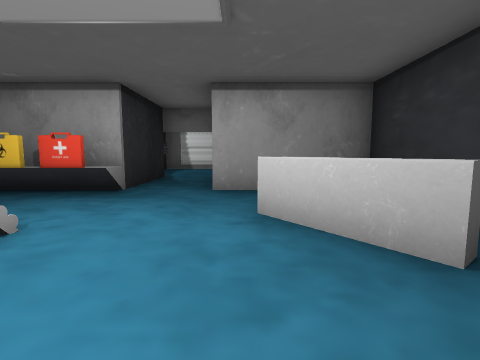
View 1 (above)

20 first-person views from a walk through a 3-D level made in the Unity game engine. The camera is 1.5 m above the floor, tilts 6° down and sees 85° across. The floor is counted in squares, 2 m on a side. Each view is taken from the middle of a square. On the plan, view 1 faces up. The plan holds only what a view shows up to about 9 squares ahead; the rest is blank. The player character is not drawn. Some animated figures are left out. Door leaves are left out, so doorways stand open.

View 2
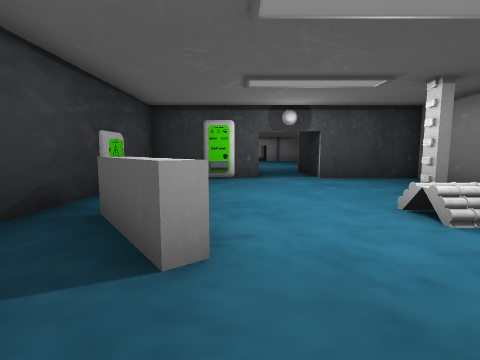

View 3
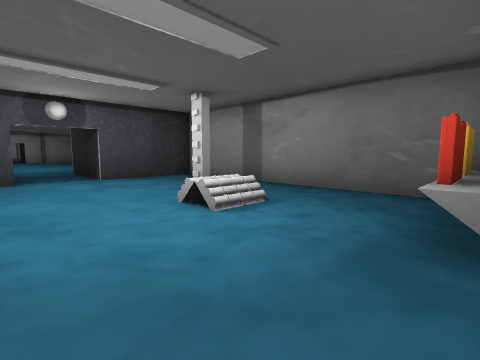

View 4
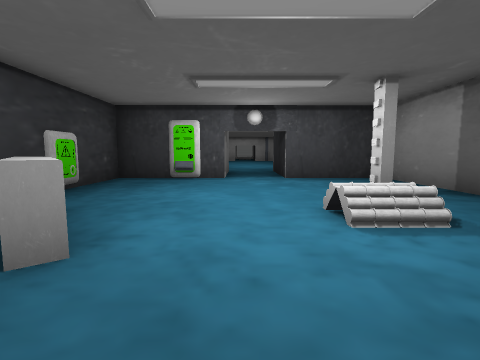

View 5
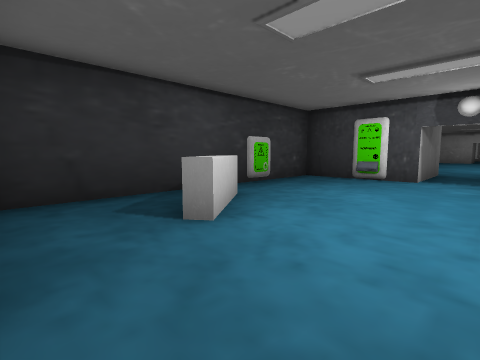

View 6
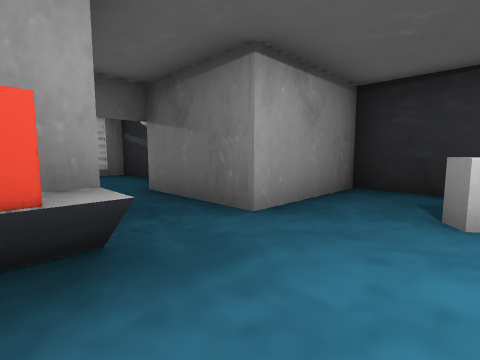

View 7
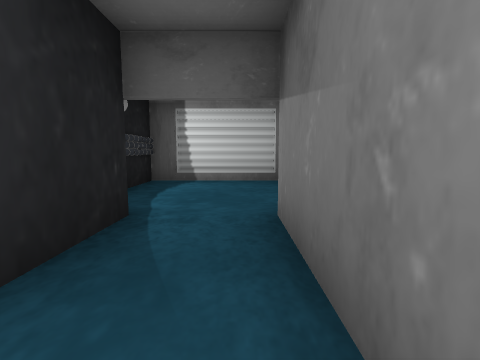

View 8
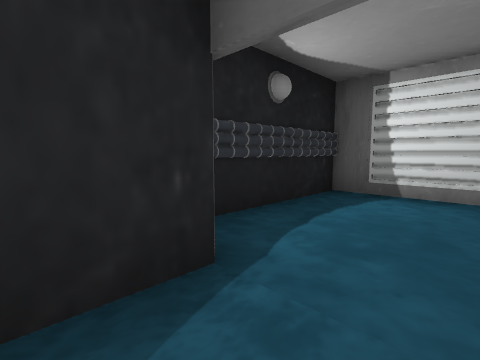

View 9
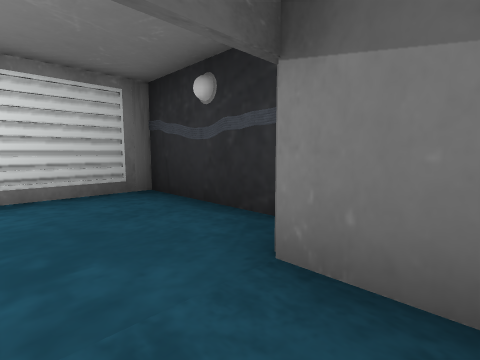

View 10
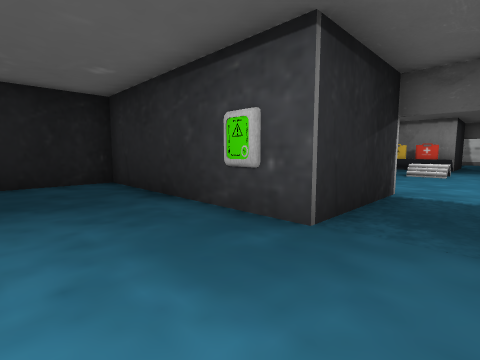

View 11
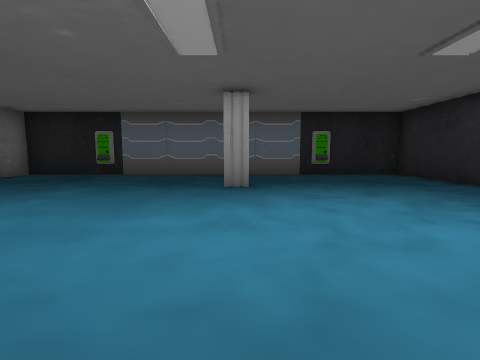

View 12
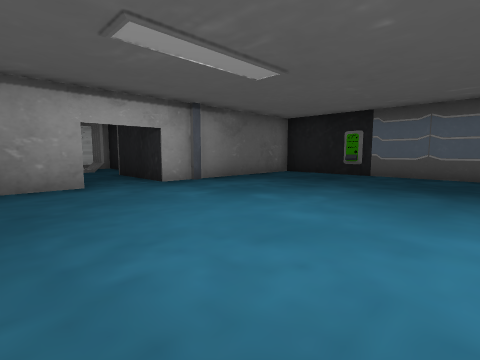

View 13
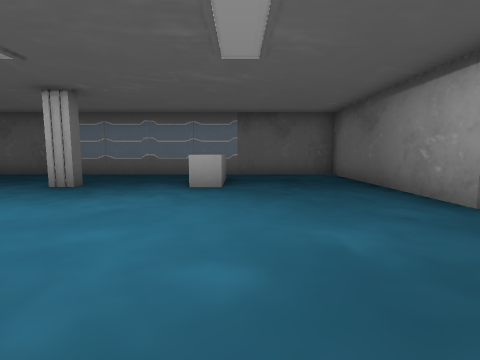

View 14
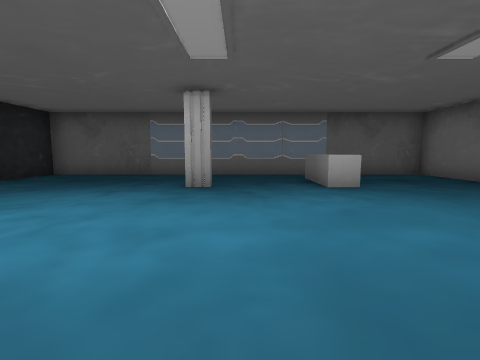

View 15
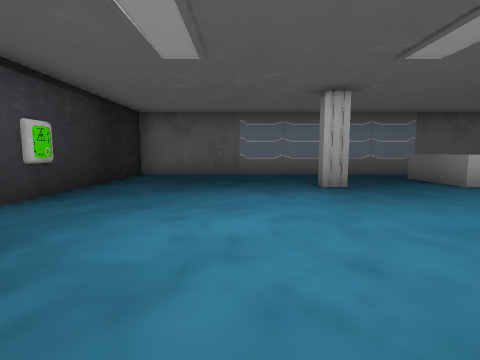

View 16
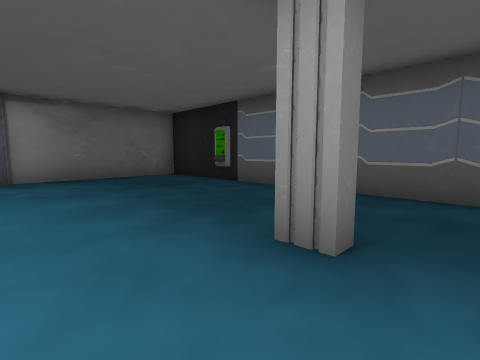

View 17
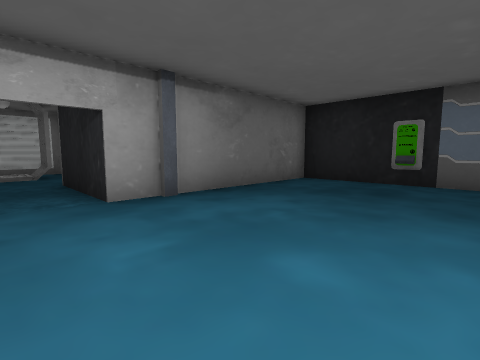

View 18
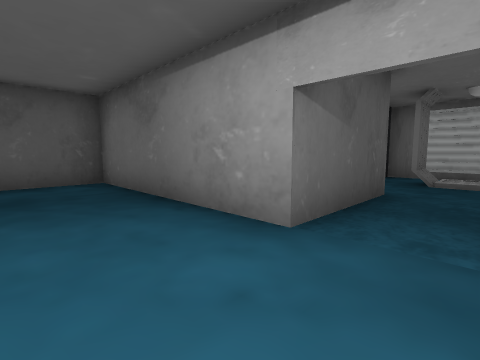

View 19
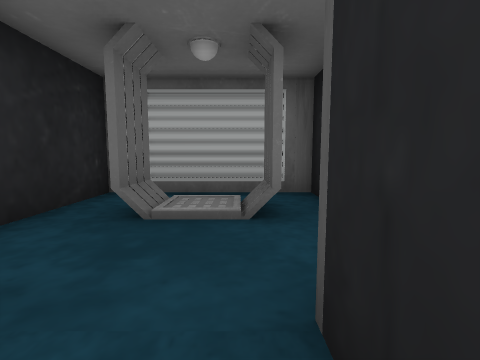

View 20
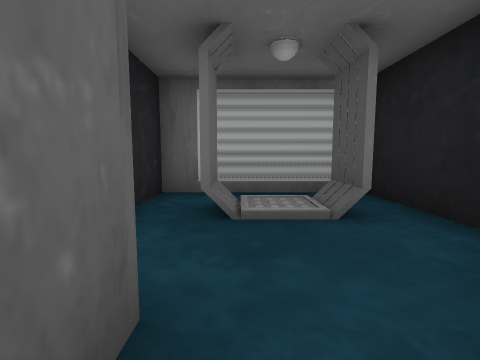

### Floor plan
Ten units are one square. View 1 is at (0, 0); x grows to the right and y downward. Boxes are objects, and circles mark ways between rooms. Rooms are numbered by the first view taken in them; rooms with no view inside come last. Other rooms are left out.
<svg viewBox="-84 -125 138 379">
<path fill="none" stroke="#000" d="M2 -32 5 -34 17 -18 14 -16 2 -32M-36 -3 -36 2M-5 27 26 27 26 -52 -5 -52 -5 -82M-52 -49 -52 27 -23 27M-23 -82 -23 -54M-25 -24 -21 -24 -21 -15M-48 108 -48 114M21 114 17 114 17 108 21 108M17 146 17 139 36 139M-5 182 49 182 49 56 -5 56 -5 27M-23 27 -23 56 -79 56 -79 182 -23 182M-33 225 -33 249 5 249 5 226M-5 211 -5 182M-23 182 -23 211M-21 229 -10 229M-20 238 -10 238M-33 -115 -33 -89M5 -88 5 -120 -25 -120"/>
<rect x="-45" y="-55" width="10" height="10" fill="#bbb"><title>other object</title></rect>
<rect x="-35" y="-55" width="10" height="10" fill="#bbb"><title>other object</title></rect>
<rect x="5" y="25" width="10" height="10" fill="#bbb"><title>other object</title></rect>
<rect x="25" y="-5" width="10" height="10" fill="#bbb"><title>other object</title></rect>
<circle cx="-15" cy="30" r="3" fill="#2a7"/>
<circle cx="-15" cy="-80" r="3" fill="#2a7"/>
<circle cx="-15" cy="180" r="3" fill="#2a7"/>
<text x="-10" y="-20">1</text>
<text x="-20" y="120">2</text>
<text x="-20" y="220">3</text>
<text x="-20" y="-100">4</text>
</svg>
Room 1 opens to room 2. Room 1 opens to room 4. Room 2 opens to room 3.

Where each view was taken, in squares from view 1:
view 1: 0 up, 0 right, facing up
view 2: 5 up, 0 right, facing down
view 3: 5 up, 0 right, facing down-left
view 4: 5 up, 1 left, facing down
view 5: 5 up, 2 left, facing down-right
view 6: 3 up, 3 left, facing up-right
view 7: 5 up, 1 left, facing up
view 8: 7 up, 1 left, facing up-left
view 9: 7 up, 2 left, facing up-right
view 10: 8 down, 1 left, facing up-left
view 11: 11 down, 1 right, facing left
view 12: 12 down, 1 right, facing down-left
view 13: 15 down, 4 left, facing right
view 14: 12 down, 4 left, facing right
view 15: 9 down, 4 left, facing right
view 16: 10 down, 3 left, facing down-left
view 17: 14 down, 1 left, facing down-left
view 18: 16 down, 2 left, facing down-right
view 19: 20 down, 2 left, facing down
view 20: 20 down, 1 left, facing down
